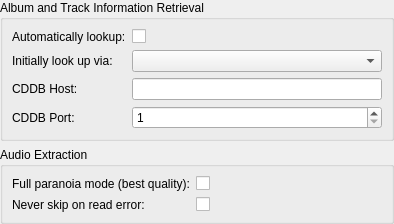
<?xml version="1.0" encoding="UTF-8"?>
<ui version="4.0">
 <class>AudioCdSettings</class>
 <widget class="QWidget" name="AudioCdSettings">
  <property name="geometry">
   <rect>
    <x>0</x>
    <y>0</y>
    <width>394</width>
    <height>217</height>
   </rect>
  </property>
  <property name="windowTitle">
   <string>Form</string>
  </property>
  <layout class="QVBoxLayout" name="verticalLayout">
   <property name="margin">
    <number>0</number>
   </property>
   <item>
    <widget class="QGroupBox" name="groupBox">
     <property name="title">
      <string>Album and Track Information Retrieval</string>
     </property>
     <layout class="QFormLayout" name="formLayout">
      <item row="0" column="0">
       <widget class="BuddyLabel" name="label_3">
        <property name="text">
         <string>Automatically lookup:</string>
        </property>
        <property name="buddy">
         <cstring>cdAuto</cstring>
        </property>
       </widget>
      </item>
      <item row="0" column="1">
       <widget class="OnOffButton" name="cdAuto"/>
      </item>
      <item row="1" column="0">
       <widget class="BuddyLabel" name="cdLookupLabel">
        <property name="text">
         <string>Initially look up via:</string>
        </property>
        <property name="buddy">
         <cstring>cdAuto</cstring>
        </property>
       </widget>
      </item>
      <item row="1" column="1">
       <widget class="QComboBox" name="cdLookup"/>
      </item>
      <item row="2" column="0">
       <widget class="BuddyLabel" name="cddbHostLabel">
        <property name="text">
         <string>CDDB Host:</string>
        </property>
        <property name="buddy">
         <cstring>cddbHost</cstring>
        </property>
       </widget>
      </item>
      <item row="2" column="1">
       <widget class="LineEdit" name="cddbHost"/>
      </item>
      <item row="3" column="0">
       <widget class="BuddyLabel" name="cddbPortLabel">
        <property name="text">
         <string>CDDB Port:</string>
        </property>
        <property name="buddy">
         <cstring>cddbPort</cstring>
        </property>
       </widget>
      </item>
      <item row="3" column="1">
       <widget class="SpinBox" name="cddbPort">
        <property name="minimum">
         <number>1</number>
        </property>
        <property name="maximum">
         <number>65535</number>
        </property>
       </widget>
      </item>
     </layout>
    </widget>
   </item>
   <item>
    <widget class="QGroupBox" name="groupBox_2">
     <property name="title">
      <string>Audio Extraction</string>
     </property>
     <layout class="QFormLayout" name="formLayout_2">
      <item row="0" column="0">
       <widget class="QLabel" name="label_4">
        <property name="text">
         <string>Full paranoia mode (best quality):</string>
        </property>
        <property name="buddy">
         <cstring>paranoiaFull</cstring>
        </property>
       </widget>
      </item>
      <item row="0" column="1">
       <widget class="OnOffButton" name="paranoiaFull"/>
      </item>
      <item row="1" column="0">
       <widget class="QLabel" name="label_5">
        <property name="text">
         <string>Never skip on read error:</string>
        </property>
        <property name="buddy">
         <cstring>paranoiaNeverSkip</cstring>
        </property>
       </widget>
      </item>
      <item row="1" column="1">
       <widget class="OnOffButton" name="paranoiaNeverSkip"/>
      </item>
     </layout>
    </widget>
   </item>
   <item>
    <spacer name="verticalSpacer">
     <property name="orientation">
      <enum>Qt::Vertical</enum>
     </property>
     <property name="sizeHint" stdset="0">
      <size>
       <width>20</width>
       <height>3</height>
      </size>
     </property>
    </spacer>
   </item>
  </layout>
 </widget>
 <customwidgets>
  <customwidget>
   <class>BuddyLabel</class>
   <extends>QLabel</extends>
   <header>buddylabel.h</header>
  </customwidget>
  <customwidget>
   <class>LineEdit</class>
   <extends>QLineEdit</extends>
   <header>lineedit.h</header>
  </customwidget>
  <customwidget>
   <class>OnOffButton</class>
   <extends>QCheckBox</extends>
   <header>onoffbutton.h</header>
  </customwidget>
  <customwidget>
   <class>SpinBox</class>
   <extends>QSpinBox</extends>
   <header>spinbox.h</header>
  </customwidget>
 </customwidgets>
 <tabstops>
  <tabstop>cdAuto</tabstop>
  <tabstop>cddbHost</tabstop>
  <tabstop>cddbPort</tabstop>
  <tabstop>paranoiaFull</tabstop>
  <tabstop>paranoiaNeverSkip</tabstop>
 </tabstops>
 <resources/>
 <connections/>
</ui>
